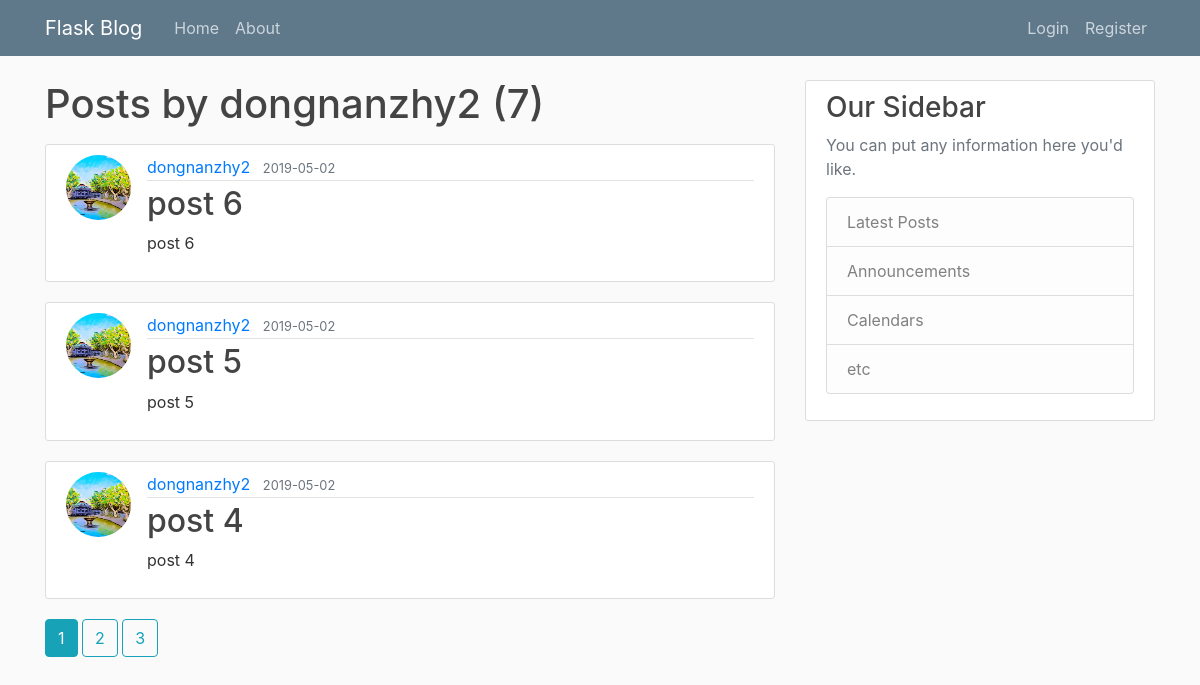
The page /user/dongnanzhy2 on the database its author committed.
### flaskblog/models.py (models this page shows, shortened)
class User(db.Model, UserMixin):
    id = db.Column(db.Integer, primary_key=True)
    username = db.Column(db.String(20), unique=True, nullable=False)
    email = db.Column(db.String(120), unique=True, nullable=False)
    image_file = db.Column(db.String(20), nullable=False, default='default.jpg')
    password = db.Column(db.String(60), nullable=False)
    posts = db.relationship('Post', backref='author', lazy=True)

class Post(db.Model):
    id = db.Column(db.Integer, primary_key=True)
    title = db.Column(db.String(100), nullable=False)
    date_posted = db.Column(db.DateTime, nullable=False, default=datetime.utcnow)
    content = db.Column(db.Text, nullable=False)
    user_id = db.Column(db.Integer, db.ForeignKey('user.id'), nullable=False)

### flaskblog/routes.py (the view)
@app.route("/user/<string:username>")
def user_posts(username):
    page = request.args.get('page', 1, type=int)
    user = User.query.filter_by(username=username).first_or_404()
    posts = Post.query.filter_by(author=user)\
        .order_by(Post.date_posted.desc())\
        .paginate(page=page, per_page=3)
    return render_template('user_posts.html', posts=posts, user=user)

### flaskblog/templates/user_posts.html
{% extends "layout.html" %}
{% block content %}
    <h1 class="mb-3">Posts by {{ user.username }} ({{ posts.total }})</h1>
    {% for post in posts.items %}
        <article class="media content-section">
          <img class="rounded-circle article-img" src="{{ url_for('static', filename='profile_pics/'+post.author.image_file) }}">
          <div class="media-body">
            <div class="article-metadata">
              <a class="mr-2" href="{{url_for('user_posts', username=post.author.username)}}">{{ post.author.username }}</a>
              <small class="text-muted">{{ post.date_posted.strftime('%Y-%m-%d') }}</small>
            </div>
            <h2><a class="article-title" href="{{ url_for('post', post_id=post.id) }}">{{ post.title }}</a></h2>
            <p class="article-content">{{ post.content }}</p>
          </div>
        </article>
    {% endfor %}
    {% for page_num in posts.iter_pages(left_edge=1, right_edge=1, left_current=1, right_current=2) %}
      {% if page_num %}
        {% if posts.page == page_num %}
          <a class="btn btn-info mb-4" href="{{ url_for('user_posts', username=user.username, page=page_num) }}">{{page_num}}</a>
        {% else %}
          <a class="btn btn-outline-info mb-4" href="{{ url_for('user_posts', username=user.username, page=page_num) }}">{{page_num}}</a>
        {% endif %}
      {% else %}
        ...
      {% endif %}
    {% endfor %}
{% endblock content %}

### flaskblog/templates/layout.html (shortened to what this page needs)
<!DOCTYPE html>
<html>
<head>
    <link rel="stylesheet" href="https://maxcdn.bootstrapcdn.com/bootstrap/4.0.0/css/bootstrap.min.css">
    <link rel="stylesheet" type="text/css" href="{{ url_for('static', filename='main.css') }}">
</head>
<body>
    <header class="site-header">
      <nav class="navbar navbar-expand-md navbar-dark bg-steel fixed-top">
        <div class="container">
          <a class="navbar-brand mr-4" href="/">Flask Blog</a>
          <div class="collapse navbar-collapse" id="navbarToggle">
            <div class="navbar-nav mr-auto">
              <a class="nav-item nav-link" href="{{ url_for('home') }}">Home</a>
              <a class="nav-item nav-link" href="{{ url_for('about') }}">About</a>
            </div>
            <div class="navbar-nav">
              {% if current_user.is_authenticated %}
                <a class="nav-item nav-link" href="{{ url_for('new_post') }}">New Post</a>
                <a class="nav-item nav-link" href="{{ url_for('account') }}">Account</a>
                <a class="nav-item nav-link" href="{{ url_for('logout') }}">Logout</a>
              {% else %}
                <a class="nav-item nav-link" href="{{ url_for('login') }}">Login</a>
                <a class="nav-item nav-link" href="{{ url_for('register') }}">Register</a>
              {% endif %}
            </div>
          </div>
        </div>
      </nav>
    </header>
    <main role="main" class="container">
      <div class="row">
        <div class="col-md-8">
          {% block content %}{% endblock %}
        </div>
        <div class="col-md-4">
          <div class="content-section">
            <h3>Our Sidebar</h3>
            <p class='text-muted'>You can put any information here you'd like.
              <ul class="list-group">
                <li class="list-group-item list-group-item-light">Latest Posts</li>
                <li class="list-group-item list-group-item-light">Announcements</li>
                <li class="list-group-item list-group-item-light">Calendars</li>
                <li class="list-group-item list-group-item-light">etc</li>
              </ul>
            </p>
          </div>
        </div>
      </div>
    </main>
</body>
</html>

### flaskblog/static/main.css (style rules this page uses)
body { background: #fafafa; color: #333333; margin-top: 5rem; }
h1, h2, h3, h4, h5, h6 { color: #444444; }
.bg-steel { background-color: #5f788a; }
.site-header .navbar-nav .nav-link { color: #cbd5db; }
.content-section { background: #ffffff; padding: 10px 20px; border: 1px solid #dddddd; border-radius: 3px; margin-bottom: 20px; }
.article-title { color: #444444; }
.article-content { white-space: pre-line; }
.article-img { height: 65px; width: 65px; margin-right: 16px; }
.article-metadata { padding-bottom: 1px; margin-bottom: 4px; border-bottom: 1px solid #e3e3e3 }

### rows shown on the page
User: username "dongnanzhy2"
Post: image_file (placeholder picture), author.username "dongnanzhy2", date_posted "2019-05-02", title "post 6", content "post 6"
Post: image_file (placeholder picture), author.username "dongnanzhy2", date_posted "2019-05-02", title "post 5", content "post 5"
Post: image_file (placeholder picture), author.username "dongnanzhy2", date_posted "2019-05-02", title "post 4", content "post 4"

### other values the page prints
{{ posts.total }} "7"
{{ page_num }} "1"
{{ page_num }} "2" "3"
